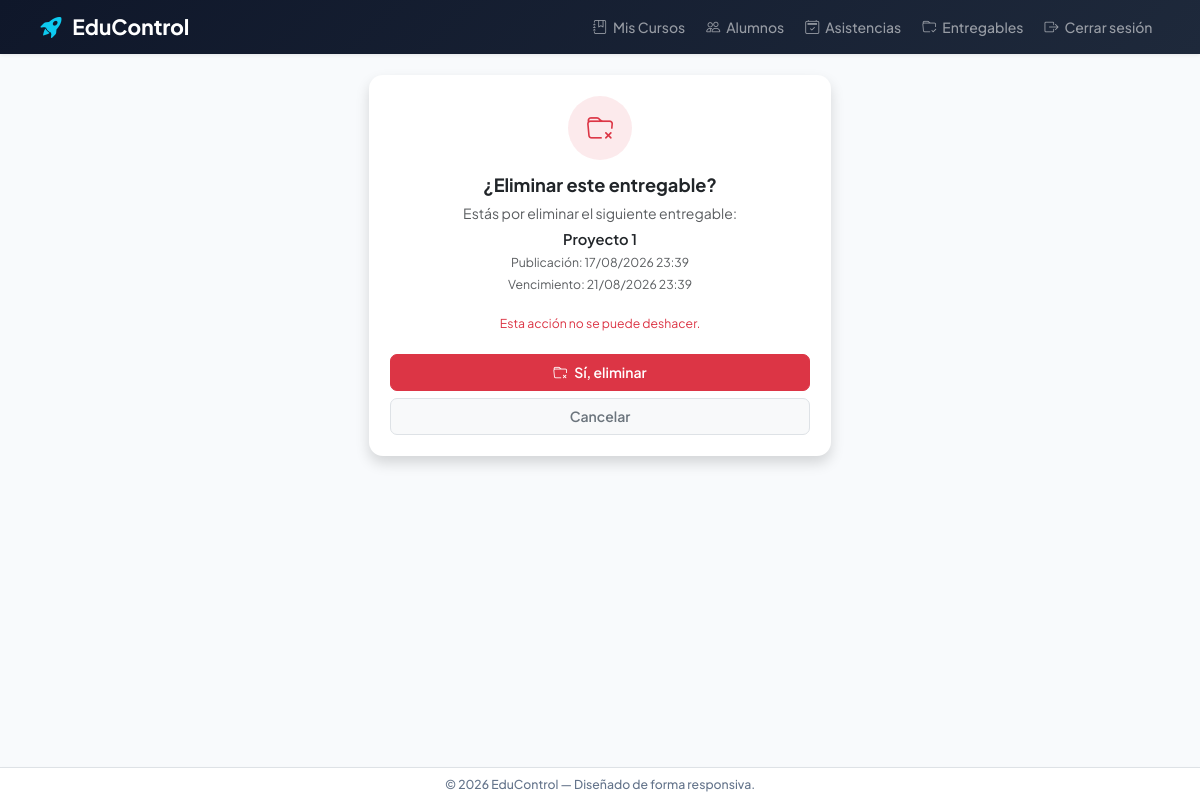
Screenshot of /entregable/eliminar/1/ (signed in) with the database file from the repository.
### myApp/models.py (models this page shows, shortened)
class Entregable(models.Model):
    nombre = models.CharField(max_length=100)
    fecha_publicacion = models.DateTimeField(null=True, blank=True)
    fecha_vencimiento = models.DateTimeField(null=True, blank=True)
    publicado = models.BooleanField(default=True)
    consigna = models.TextField(blank=True, default='')
    archivo = models.FileField(upload_to='entregables/', blank=True, null=True)
    cantidad_entregados = models.IntegerField(
        default=0,
        validators=[MinValueValidator(0)]
    )
    curso = models.ForeignKey(
        Curso,
        null=True,
        blank=True,
        on_delete=models.CASCADE,
        related_name='entregables',
    )

### myApp/views.py (the view, shortened to what this page needs)
# urls.py: path('entregable/eliminar/<int:id>/', entregable_eliminar, name='entregableEliminar'),
@login_required
@profesor_required
def entregable_eliminar(request, id):
    entregable = get_object_or_404(Entregable, id=id, curso__profesores__user=request.user)
    curso = entregable.curso
    return render(request, 'myApp/entregable_confirm_delete.html', {'entregable': entregable, 'curso': curso})

### myApp/context_processors.py (called while the page is built)
def roles(request):
    return {
        'es_admin': es_administrador(request.user),
        'es_profesor': es_profesor(request.user),
    }

### myApp/templates/myApp/entregable_confirm_delete.html (shortened to what this page needs)
{% extends 'myApp/base.html' %}
{% block contenido %}
<div class="row justify-content-center">
    <div class="col-md-6 col-lg-5">
        <div class="card shadow border-0 rounded-4">
            <div class="card-body p-4 p-md-5 text-center">
                <div class="d-inline-flex align-items-center justify-content-center bg-danger bg-opacity-10 text-danger rounded-circle mb-3" style="width:64px;height:64px;font-size:1.9rem;">
                    <i class="bi bi-folder-x"></i>
                </div>
                <h3 class="fw-bold text-dark mb-2">¿Eliminar este entregable?</h3>
                <p class="text-muted mb-1">Estás por eliminar el siguiente entregable:</p>
                <p class="fw-semibold text-dark fs-5 mb-1">{{ entregable.nombre }}</p>
                <p class="text-muted small mb-1">
                    Publicación:
                    {% if entregable.fecha_publicacion %}{{ entregable.fecha_publicacion|date:"d/m/Y H:i" }}{% else %}<span class="text-muted">No definida</span>{% endif %}
                </p>
                <p class="text-muted small mb-4">
                    Vencimiento:
                    {% if entregable.fecha_vencimiento %}{{ entregable.fecha_vencimiento|date:"d/m/Y H:i" }}{% else %}<span class="text-muted">No definida</span>{% endif %}
                </p>
                <p class="text-danger small mb-4">Esta acción no se puede deshacer.</p>
                <form method="POST">
                    <button type="submit" class="btn btn-danger w-100 py-2 fw-semibold rounded-3 mb-2">
                        <i class="bi bi-folder-x me-2"></i>Sí, eliminar
                    </button>
                </form>
                <a href="{% url 'myapp:curso_entregables' curso.id %}" class="btn btn-light w-100 py-2 fw-semibold text-secondary rounded-3 border">
                    Cancelar
                </a>
            </div>
        </div>
    </div>
</div>
{% endblock %}

### myApp/templates/myApp/base.html (style rules this page uses)
html { font-size: 14px; }
body { font-family: 'Plus Jakarta Sans', sans-serif; background-color: #f8fafc; }
h3 { font-size: 1.3rem; }
.fs-5 { font-size: 1.05rem !important; }
.p-4 { padding: 1.15rem !important; }
@media (min-width: 768px) { .p-md-5 { padding: 1.5rem !important; } }
.col-md-6.col-lg-5 { max-width: 592px; }

### rows the page displays
Entregable: nombre "Proyecto 1", fecha_publicacion "17/08/2026 23:39", fecha_vencimiento "21/08/2026 23:39"
